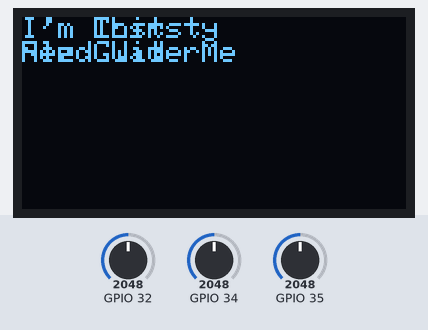
A sketch run on a simulated ESP32. Parts: 128×64 one-colour display. The test bench sets the inputs (shaded band); at power-on: GPIO 32 = 2048, GPIO 35 = 2048, GPIO 34 = 2048. WiFi joins after 1.5 s; servers stay silent unless stated; no MQTT or app messages arrive unless stated; what the sketch prints to the serial monitor is not drawn.

Above: at 6.3 s.
6.4 s: GPIO 32 set to 809
9.4 s: GPIO 32 set to 730
At 10.6 s:
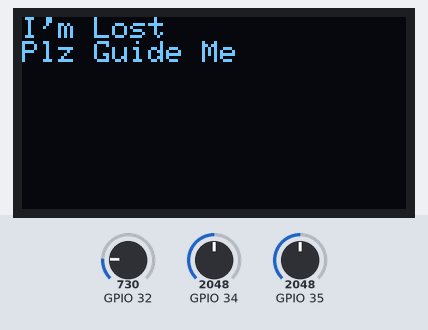
10.9 s: GPIO 32 set to 800
At 11.3 s:
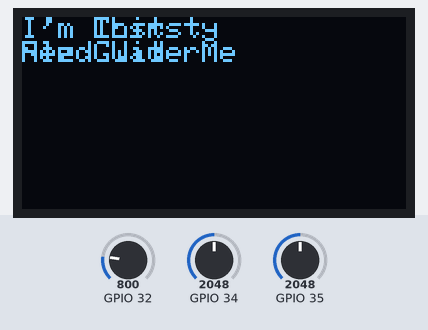
13.5 s: GPIO 35 set to 834
15.0 s: GPIO 35 set to 695
At 15.33 s:
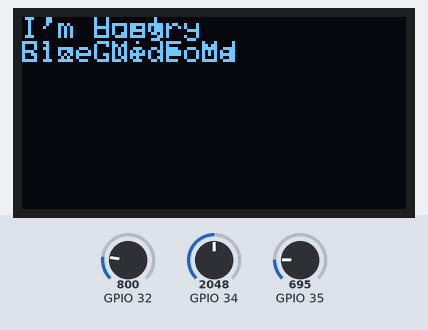
17.1 s: GPIO 35 set to 800
At 17.6 s:
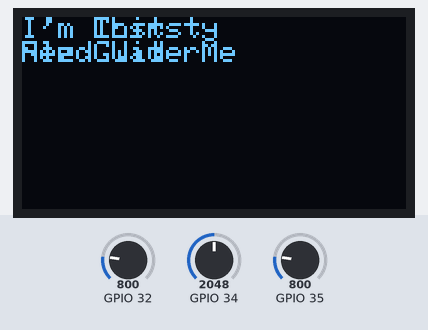
Timing chart, 0 to 20.1 s (numbered marks = the images above; inputs shaded):
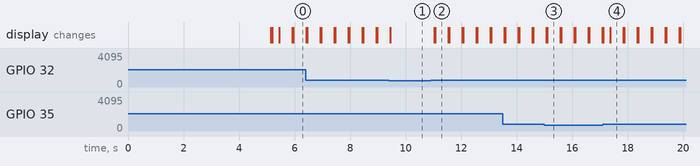

The sketch:

esp32_glovefinal.ino
```cpp
#include <WiFi.h>
#include <WiFiClientSecure.h>
#include <PubSubClient.h>
#include <Wire.h>
#include <Adafruit_GFX.h>
#include <Adafruit_SSD1306.h>

// Define OLED width and height
#define SCREEN_WIDTH 128
#define SCREEN_HEIGHT 64

// I2C address of the OLED display (most common is 0x3C)
#define OLED_I2C_ADDRESS 0x3C

// Create an instance of the SSD1306 display
Adafruit_SSD1306 display(SCREEN_WIDTH, SCREEN_HEIGHT, &Wire, OLED_I2C_ADDRESS);

// WiFi credentials
const char* ssid = "_Viren_";
const char* password = "Sanju@077";

// AWS IoT credentials
const char* aws_endpoint = "a1trnkrnx34ztb-ats.iot.ap-southeast-2.amazonaws.com";  // AWS IoT endpoint
const int aws_port = 8883;  // MQTT over TLS port

// AWS IoT root certificate (Amazon Root CA 1)
const char* root_ca = \
"-----BEGIN CERTIFICATE-----\n" \
"MIIDQTCCAimgAwIBAgITBmyfz5m/jAo54vB4ikPmljZbyjANBgkqhkiG9w0BAQsF\n" \
"ADA5MQswCQYDVQQGEwJVUzEPMA0GA1UEChMGQW1hem9uMRkwFwYDVQQDExBBbWF6\n" \
"b24gUm9vdCBDQSAxMB4XDTE1MDUyNjAwMDAwMFoXDTM4MDExNzAwMDAwMFowOTEL\n" \
"MAkGA1UEBhMCVVMxDzANBgNVBAoTBkFtYXpvbjEZMBcGA1UEAxMQQW1hem9uIFJv\n" \
"b3QgQ0EgMTCCASIwDQYJKoZIhvcNAQEBBQADggEPADCCAQoCggEBALJ4gHHKeNXj\n" \
"ca9HgFB0fW7Y14h29Jlo91ghYPl0hAEvrAIthtOgQ3pOsqTQNroBvo3bSMgHFzZM\n" \
"9O6II8c+6zf1tRn4SWiw3te5djgdYZ6k/oI2peVKVuRF4fn9tBb6dNqcmzU5L/qw\n" \
"IFAGbHrQgLKm+a/sRxmPUDgH3KKHOVj4utWp+UhnMJbulHheb4mjUcAwhmahRWa6\n" \
"VOujw5H5SNz/0egwLX0tdHA114gk957EWW67c4cX8jJGKLhD+rcdqsq08p8kDi1L\n" \
"93FcXmn/6pUCyziKrlA4b9v7LWIbxcceVOF34GfID5yHI9Y/QCB/IIDEgEw+OyQm\n" \
"jgSubJrIqg0CAwEAAaNCMEAwDwYDVR0TAQH/BAUwAwEB/zAOBgNVHQ8BAf8EBAMC\n" \
"AYYwHQYDVR0OBBYEFIQYzIU07LwMlJQuCFmcx7IQTgoIMA0GCSqGSIb3DQEBCwUA\n" \
"A4IBAQCY8jdaQZChGsV2USggNiMOruYou6r4lK5IpDB/G/wkjUu0yKGX9rbxenDI\n" \
"U5PMCCjjmCXPI6T53iHTfIUJrU6adTrCC2qJeHZERxhlbI1Bjjt/msv0tadQ1wUs\n" \
"N+gDS63pYaACbvXy8MWy7Vu33PqUXHeeE6V/Uq2V8viTO96LXFvKWlJbYK8U90vv\n" \
"o/ufQJVtMVT8QtPHRh8jrdkPSHCa2XV4cdFyQzR1bldZwgJcJmApzyMZFo6IQ6XU\n" \
"5MsI+yMRQ+hDKXJioaldXgjUkK642M4UwtBV8ob2xJNDd2ZhwLnoQdeXeGADbkpy\n" \
"rqXRfboQnoZsG4q5WTP468SQvvG5\n" \
"-----END CERTIFICATE-----\n";

// AWS IoT device certificate
const char* device_cert = \
"-----BEGIN CERTIFICATE-----\n" \
"MIIDWTCCAkGgAwIBAgIUPxaX03Q3UxrdQ0bxdBVr8PVrNsEwDQYJKoZIhvcNAQEL\n" \
"BQAwTTFLMEkGA1UECwxCQW1hem9uIFdlYiBTZXJ2aWNlcyBPPUFtYXpvbi5jb20g\n" \
"SW5jLiBMPVNlYXR0bGUgU1Q9V2FzaGluZ3RvbiBDPVVTMB4XDTI0MTAxOTA5MTk1\n" \
"MVoXDTQ5MTIzMTIzNTk1OVowHjEcMBoGA1UEAwwTQVdTIElvVCBDZXJ0aWZpY2F0\n" \
"ZTCCASIwDQYJKoZIhvcNAQEBBQADggEPADCCAQoCggEBAOP/rP3r3Fu7lX6ySdvw\n" \
"jXf7Tge2It6boGFR4U/Q5N3SpOtRY+XkY6YKs0jG5Vbaw2coajYwm8/1dopIVU+f\n" \
"LqRIfk7DQge/rGzfIxfKbk7VTo6e31aeItMgM0WMdR9p+B1zxxRLmeT0To6pP5bz\n" \
"FeyYtQ6CCpjJnDMlPnk0WXNxzDO5h/HPzvu916cTo7DkaH3QlyoAyqZcB3DYXCJl\n" \
"bT+nku7l8z0UX5uj2FGOQoCG+IGti/4rQhAwZLOGmIWFCcmGdHZH3plYlMEzgKBc\n" \
"4YtdbdcS1lrvlWqgMY8uuBdQb5bwtqKiQevcn1kEerV2WHq1eLTrTvH91fLJdwYa\n" \
"G/MCAwEAAaNgMF4wHwYDVR0jBBgwFoAUdWVsomE/cuJiXZwD3/NstacyJO4wHQYD\n" \
"VR0OBBYEFAxcE44HinCyiHNOvoq36ybUmdl9MAwGA1UdEwEB/wQCMAAwDgYDVR0P\n" \
"AQH/BAQDAgeAMA0GCSqGSIb3DQEBCwUAA4IBAQBMs0PZRaBTZbhGqh24USgrGuhM\n" \
"OC9o08V9OqcBQL6vyQcGIWVUNj2PgREEwnp1Iff/hum+Sj0mn/fE8blhqmNOR63C\n" \
"pMDCfErNRub2nvg+Ivj2SolfwLzSV8mTuUWeR34K17Iom92MGQf9VIPm9SeYtnPw\n" \
"MI8o5t0+0o6C7JpJ6Tp9CDkAvGhDFOqTimwUaoC1PdCbuV9dhgWgeymVylFxHJdN\n" \
"BEhRYQTMf9F3DVXOfvnp/AZ/UFV+EjrgnsmlQ+yG/nYxAzbMGuMjLZmefo/M/zPy\n" \
"NPg628oikCLdm8y0ekhnJmO0Omah98a7FicJBVxVglIUgjCg/IwUBPoQBzJC\n" \
"-----END CERTIFICATE-----\n";

// AWS IoT private key
const char* private_key = \
"-----BEGIN RSA PRIVATE KEY-----\n" \
"MIIEpAIBAAKCAQEA4/+s/evcW7uVfrJJ2/CNd/tOB7Yi3pugYVHhT9Dk3dKk61Fj\n" \
"5eRjpgqzSMblVtrDZyhqNjCbz/V2ikhVT58upEh+TsNCB7+sbN8jF8puTtVOjp7f\n" \
"Vp4i0yAzRYx1H2n4HXPHFEuZ5PROjqk/lvMV7Ji1DoIKmMmcMyU+eTRZc3HMM7mH\n" \
"8c/O+73XpxOjsORofdCXKgDKplwHcNhcImVtP6eS7uXzPRRfm6PYUY5CgIb4ga2L\n" \
"/itCEDBks4aYhYUJyYZ0dkfemViUwTOAoFzhi11t1xLWWu+VaqAxjy64F1BvlvC2\n" \
"oqJB69yfWQR6tXZYerV4tOtO8f3V8sl3Bhob8wIDAQABAoIBAQC8aXb9x0GslNGv\n" \
"h4o9tQZTVltfSAZ8y0K36cA2Azx+iyo6RGI3gotOlZ0e0S6InfPIdb9/1J+ONRym\n" \
"navSRot2u2mVkQop+R12QtdvO5v4jZGDjoqlu7yvl/aGzNGlCh89x4WGogslBzc7\n" \
"8WVZSrydbnyA5rn3FPR915NO+hHJsXtW7hDZsCtBTvFoOIbEF6MFT0aqQF5Yhi9G\n" \
"H7DhFBbjnHR+yqRdCGu8bvFF9SScOMZdOWH6hvDRUcwRbpgEoJDDYKhLiZXHtFyK\n" \
"g4UwXKOvn2p3hRRxdDl/F+blqDfQecihSlk7oweAxlPUKkC6Ku5SXTLxPNVbT318\n" \
"Gmjet57RAoGBAPb5P2ADULgvZPvM6/qETCIq3On1OTqIQlu77FtfDNoQNhUKPOjH\n" \
"q0sGu9qFDMUPICnAsOU+gEbJIzZ6bqT2jLgD4ulrvUwvpLJjSc9Wt1mlKJ2mPx3I\n" \
"VQEToI96jTiJwK6IVasujyucHpNcM3KniImmISio8CJlLCMsDVCa5CGFAoGBAOxU\n" \
"5NpTjY7zBZE33IuqeHUUAcW433Wa10cKfkliOOoMZq+APvQ+YrIH7+VsMqINGXaR\n" \
"kVhF4SLZmgkyMGulA3fmSR5vTPlb4WmlmdP716x3IzqNHgwOjLmhAYO1Ie5PhwhQ\n" \
"m4sW6lX3CbjIO+cWQmX9qJDoS0X/w54rPTCrvYUXAoGBALcg3BhCfREFu5hmO7g3\n" \
"bwiKxeII/lVjgejpcHnUAgCTsrZpL/7fRylLpfGDZJOeAphTFBf3/z/9lsmngPF7\n" \
"C57K6u9v/x5F2ZaYvrsqLqwfJf23rudTi4xP1GdvVNXOdvwzhWp4DJsmmRllbZSf\n" \
"m0ON1tqCYgTvBgpSeNEC+RPNAoGAGfxDpZXmTL9/7zW7NEgsMoNepoTrXR0HarJG\n" \
"rH72TxXJ/KYXRffOFlE1GX7KGnNiR10+I/ybAp/2hehU1qEwPnC9vXDzf7+Qi3M/\n" \
"9MUOM9JttzRpB15aLtb7OaYi8vcfm9RxJdwBLC6bjQvHOmOCLYC0lipUjH/Q3IVY\n" \
"lw9rKUUCgYAZPkCMajwDsGKAXzW/iclkSdcBFXqQ3zvrK9DGqnlS1qf20h99Loqg\n" \
"8B1BMnvOkkUxMpWtUvd4ugtOqrxyOHNQNElqsmKsg4fjf33RGJr3sCJ+1WAIayd1\n" \
"K7wbddZttdb0VEnx/oGAqHA0ZbmOpWpE1ouzku+Rt/bHmnh1lLpaAQ==\n" \
"-----END RSA PRIVATE KEY-----\n";


// Create secure WiFi and MQTT clients
WiFiClientSecure wifiClient;
PubSubClient mqttClient(wifiClient);

// Constants for threshold values
const int threshold = 760 ;
unsigned int f, g, h; // Variables for sensor readings
String lastMessage = "";

void connectToWiFi() {
  Serial.print("Connecting to WiFi...");
  WiFi.begin(ssid, password);

  while (WiFi.status() != WL_CONNECTED) {
    delay(1000);
    Serial.print(".");
  }
  Serial.println("Connected to WiFi!");
}

void connectToAWS() {
  // Set the AWS IoT root certificate, device certificate, and private key
  wifiClient.setCACert(root_ca);
  wifiClient.setCertificate(device_cert);
  wifiClient.setPrivateKey(private_key);

  mqttClient.setServer(aws_endpoint, aws_port);

  // Connect to AWS IoT Core
  while (!mqttClient.connected()) {
    Serial.print("Connecting to AWS IoT...");
    if (mqttClient.connect("ESP32Client")) {  // Use your own unique client ID
      Serial.println("Connected to AWS IoT!");
      mqttClient.subscribe("esp32"); // Subscribe to a topic if necessary
    } else {
      Serial.print("Failed, rc=");
      Serial.print(mqttClient.state());
      Serial.println(" Trying again in 5 seconds...");
      delay(5000);
    }
  }
}

void publishToMQTT(const String &message) {
  if (mqttClient.connected()) {
    mqttClient.publish("esp32", message.c_str());
  } else {
    Serial.println("MQTT client not connected");
  }
}

void setup() {
  // Initialize Serial communication
  Serial.begin(115200);

  // Initialize OLED display
  if (!display.begin(SSD1306_SWITCHCAPVCC, OLED_I2C_ADDRESS)) {
    Serial.println(F("SSD1306 allocation failed"));
    for(;;); // Don't proceed, loop forever
  }

  // Display a welcome message
  display.clearDisplay();
  display.setTextSize(1);
  display.setTextColor(SSD1306_WHITE);
  display.setCursor(0, 0);
  display.println(F("Welcome To Sign"));
  display.println(F("Language Project"));
  display.display();

  Serial.println("Welcome to Sign Language Project");
  delay(3000);
  display.clearDisplay();

  // Connect to WiFi and AWS
  connectToWiFi();
  connectToAWS();
}

void loop() {
  // Read sensor values
  f = analogRead(34);  // Sensor 1 on GPIO 34
  g = analogRead(35);  // Sensor 2 on GPIO 35
  h = analogRead(32);  // Sensor 3 on GPIO 32

  // Debugging output to Serial Monitor
  Serial.print("f reading: ");
  Serial.println(f);
  Serial.print("g reading: ");
  Serial.println(g);
  Serial.print("h reading: ");
  Serial.println(h);

  display.clearDisplay();  // Clear previous content
  String message = "";      // String to hold the message to be published

  // Display messages based on sensor readings
  if ((f <= 4000) && (g > threshold) && (h > threshold)) {
    message = "I'm Thirsty, Need Water";
    display.setCursor(0, 0);
    display.println(F("I'm Thirsty"));
    display.println(F("Need Water"));
    display.display();
    Serial.println(message);
  }
  else if ((f > threshold) && (g <= 4000) && (h > threshold)) {
    message = "I'm Hungry, Give Me Food";
    display.setCursor(0, 0);
    display.println(F("I'm Hungry"));
    display.println(F("Give Me Food"));
    display.display();
    Serial.println(message);
  }
  else if ((f > threshold) && (g > threshold) && (h <= 4000)); {
    message = "I'm Lost, Please Guide Me";
    display.setCursor(0, 0);
    display.println(F("I'm Lost"));
    display.println(F("Plz Guide Me"));
    display.display();
    Serial.println(message);
  }


  if (message != lastMessage) {
    // Display the message on OLED
    display.setCursor(0, 0);
    display.println(message);
    display.display();

    // Print message to Serial Monitor
    Serial.println(message);

    // Publish the message to AWS IoT via MQTT
    publishToMQTT(message);

    // Update the lastMessage to the current one
    lastMessage = message;
  }

  delay(200);  // Shorter delay for smoother updates

  // Maintain the MQTT connection
  mqttClient.loop();
}
```

Measured:
- the behaviour switches between 761 and 760 on GPIO 32 (found by bisection; images 0 and 1)
- the behaviour switches between 761 and 760 on GPIO 35 (found by bisection; images 2 and 3)
- after the input at 9.4 s, the display: changes after 0.05 s (image 1)
- after the input at 10.9 s, the display: first changes after 0.14 s (image 2 shows a later state)
- after the input at 15.0 s, the display: first changes after 0.07 s (image 3 shows a later state)
- after the input at 17.1 s, the display: first differs from a run without the input after 0.27 s (image 4)
- what the display in image 2 shows lasts 0.4 s, from 11.1 s to 11.5 s
